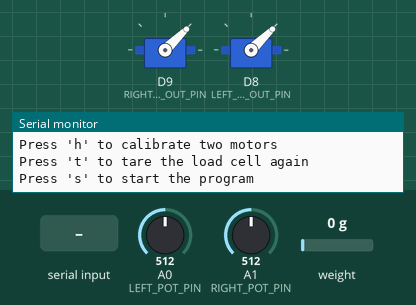
Bench run of a program on a simulated Seeed XIAO (SAMD21). On the bench: 2 × servo, the last lines printed to the serial monitor. The test bench sets the inputs (shaded band); at power-on: A0 (LEFT_POT_PIN) = 512, A1 (RIGHT_POT_PIN) = 512, weight on the scale 0 g (analog values on the 0–1023 scale).

Above: at 3.6 s.
3.7 s: "h" received over Serial
At 4.5 s:
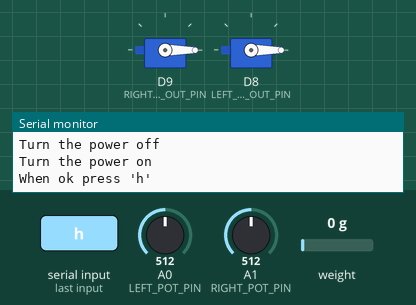
5.2 s: "h" received over Serial
At 5.8 s:
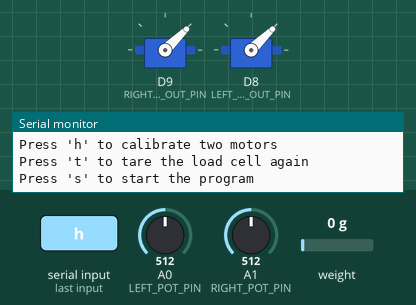
6.9 s: "s" received over Serial
At 8.1 s:
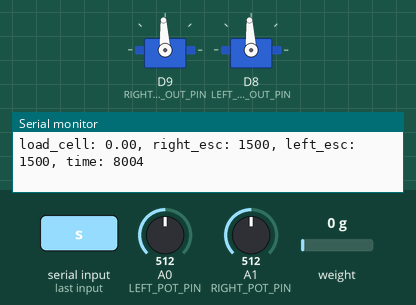
8.4 s: A0 (LEFT_POT_PIN) set to 716
At 9.3 s:
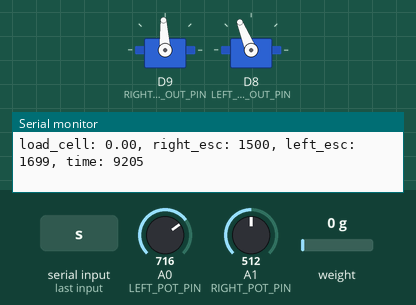
9.9 s: A1 (RIGHT_POT_PIN) set to 716
At 10.5 s:
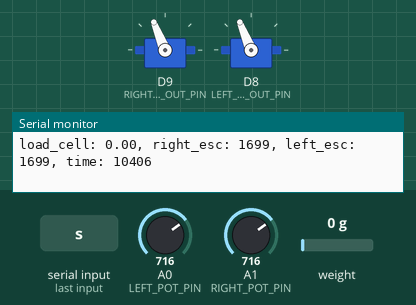
11.4 s: A0 (LEFT_POT_PIN) set to 900
At 12.8 s:
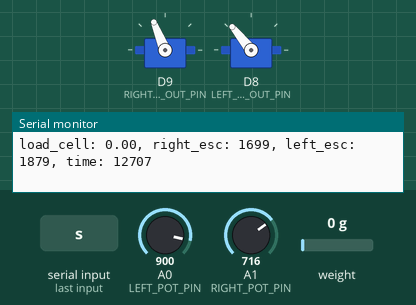
Timing chart, 0 to 13.9 s (numbered marks = the images above; inputs shaded):
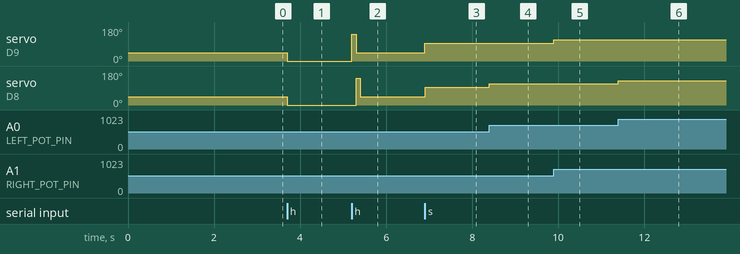

Measured:
- after the input at 3.7 s, servo on D9 (RIGHT_MOTOR_OUT_PIN), servo on D8 (LEFT_MOTOR_OUT_PIN): 44° → 0° at once
- after the input at 5.2 s, servo on D9 (RIGHT_MOTOR_OUT_PIN): 0° → 141° at once, → 44° 0.10 s later; servo on D8 (LEFT_MOTOR_OUT_PIN): 0° → 141° after 0.10 s, → 44° 0.10 s later
- after the input at 6.9 s, servo on D9 (RIGHT_MOTOR_OUT_PIN), servo on D8 (LEFT_MOTOR_OUT_PIN): 44° → 93° at once
- after the input at 8.4 s, servo on D8 (LEFT_MOTOR_OUT_PIN): 93° → 112° at once
- after the input at 9.9 s, servo on D9 (RIGHT_MOTOR_OUT_PIN): 93° → 112° at once
- after the input at 11.4 s, servo on D8 (LEFT_MOTOR_OUT_PIN): 112° → 129° at once

The program:

main.cpp
```cpp
#include <Arduino.h>
#include "Servo.h"
#include "HX711_ADC.h"

const int RIGHT_MOTOR_OUT_PIN = A9;
const int LEFT_MOTOR_OUT_PIN = A8;
const int HX711_DOUT = A3;
const int HX711_SCK = A2;
const int RIGHT_POT_PIN = A1;
const int LEFT_POT_PIN = A0;

Servo rightMotor;
Servo leftMotor;
HX711_ADC LoadCell(HX711_DOUT, HX711_SCK); // HX711 constructor

// Constant
const float CALIBRATION_FACTOR = 430.56;
const int MOTOR_MAX_PULSE_WIDTH = 2000;
const int MOTOR_MIN_PULSE_WIDTH = 1000;
const int MAX_THROTTLE_PERCENTAGE = 100;
const int motorLowValue = MOTOR_MIN_PULSE_WIDTH;
const int motorHighValue = MOTOR_MIN_PULSE_WIDTH +
                            (MOTOR_MAX_PULSE_WIDTH - MOTOR_MIN_PULSE_WIDTH) * MAX_THROTTLE_PERCENTAGE / 100;

// Variables
bool isStop = true;
int rightPotValue = motorLowValue;  // value from the right potentiometer
int leftPotValue = motorLowValue;  // value from the left potentiometer
const int serialPrintInterval = 0; // increase value to slow down serial print activity
unsigned long t = 0; // time from start the microcontroller

void initializeLoadcell();
void handleKeyPressEvent();
void printMenu();

void setup() {
  Serial.begin(9600);
  pinMode(RIGHT_POT_PIN, INPUT);
  pinMode(LEFT_POT_PIN, INPUT);
  analogReadResolution(12); // Only for microcontroller with 12bit ADC
  while (!Serial);

  // Initialize motor
  rightMotor.attach(RIGHT_MOTOR_OUT_PIN);
  rightMotor.writeMicroseconds(motorLowValue);

  leftMotor.attach(LEFT_MOTOR_OUT_PIN);
  leftMotor.writeMicroseconds(motorLowValue);

  // Initialize loadcell
  initializeLoadcell();

  printMenu();
  while (!Serial.read());
}

void loop() {
  if (!isStop) {
    // Change the speed of the motor with the potentiometer value
    rightPotValue = analogRead(RIGHT_POT_PIN);   // reads the value of the potentiometer (value between 0 and 4095)
    rightPotValue = map(rightPotValue, 0, 4095, motorLowValue, motorHighValue);
    rightMotor.writeMicroseconds(rightPotValue);    // Send the signal to the ESC

    leftPotValue = analogRead(LEFT_POT_PIN);   // reads the value of the potentiometer (value between 0 and 4095)
    leftPotValue = map(leftPotValue, 0, 4095, motorLowValue, motorHighValue);
    leftMotor.writeMicroseconds(leftPotValue);    // Send the signal to the ESC

    // Print value to Serial
    // Check for loadcell data
    static boolean newDataReady = 0;
    if (LoadCell.update()) newDataReady = true;
    if (newDataReady) {
      if (millis() > t + serialPrintInterval) {
        float i = LoadCell.getData();
        newDataReady = 0;
        t = millis();
        Serial.print("load_cell: ");
        Serial.print(i);
        Serial.print(", ");
        Serial.printf("right_esc: %d, left_esc: %d, time: %d\n", rightPotValue, leftPotValue, millis());
        // Serial.printf("\r\n");
      }
    }
  }

  handleKeyPressEvent();
}

// Function definitions
void initializeLoadcell() {
  LoadCell.begin();
  LoadCell.setReverseOutput(); // comment to turn a negative output value to positive
  unsigned long stabilizingtime = 2000; // preciscion right after power-up can be improved by adding a few seconds of stabilizing time
  boolean _tare = true; // set this to false if you don't want tare to be performed in the next step
  LoadCell.start(stabilizingtime, _tare);
  if (LoadCell.getTareTimeoutFlag() || LoadCell.getSignalTimeoutFlag()) {
    Serial.println("Timeout, check MCU>HX711 wiring and pin designations");
    while (1);
  }
  else {
    LoadCell.setCalFactor(CALIBRATION_FACTOR);
  }
}

void handleKeyPressEvent() {
  if (Serial.available() > 0) {
    char inByte = Serial.read();

    // Motor calibration
    if (inByte == 'h') {
      rightMotor.writeMicroseconds(MIN_PULSE_WIDTH);
      leftMotor.writeMicroseconds(MIN_PULSE_WIDTH);
      rightMotor.detach();
      leftMotor.detach();
      Serial.println("Turn the power off");
      Serial.println("Turn the power on");
      Serial.println("When ok press 'h'");
      bool _resume = false;
      while (_resume == false) {
        if (Serial.available() > 0) {
          char tmp = Serial.read();

          if (tmp == 'h') {
            rightMotor.attach(RIGHT_MOTOR_OUT_PIN);

            rightMotor.writeMicroseconds(motorHighValue);
            delay(100);
            rightMotor.writeMicroseconds(motorLowValue);

            leftMotor.attach(LEFT_MOTOR_OUT_PIN);

            leftMotor.writeMicroseconds(motorHighValue);
            delay(100);
            leftMotor.writeMicroseconds(motorLowValue);

            _resume = true;
          }
        }
      }

      Serial.println("Done calibrate motors");
      Serial.print("High value: ");
      Serial.print(motorHighValue);
      Serial.print(", Low value: ");
      Serial.println(motorLowValue);
      printMenu();
      isStop = true;

      // Start/Stop
    } else if (inByte == 's') {
      isStop = !isStop;
      rightPotValue = motorLowValue;
      leftPotValue = motorLowValue;
      rightMotor.writeMicroseconds(rightPotValue);
      leftMotor.writeMicroseconds(leftPotValue);
      printMenu();

    // Tare load cell
    } else if (inByte == 't') {
      unsigned long stabilizingtime = 2000;
      LoadCell.start(stabilizingtime, true);
      LoadCell.setCalFactor(CALIBRATION_FACTOR);
    }
  }
}

void printMenu() {
  Serial.println();
  Serial.println("--- Menu ---");
  Serial.println("Press 'h' to calibrate two motors");
  Serial.println("Press 't' to tare the load cell again");
  Serial.println("Press 's' to start the program");
}
```
